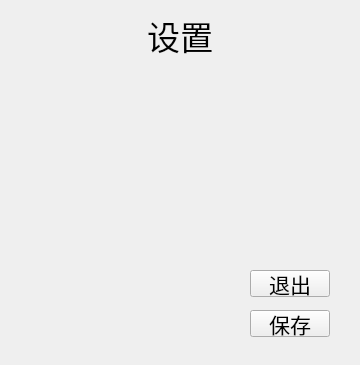
<?xml version="1.0" encoding="UTF-8"?>
<ui version="4.0">
 <class>SettingsScreen</class>
 <widget class="QWidget" name="SettingsScreen">
  <property name="geometry">
   <rect>
    <x>0</x>
    <y>0</y>
    <width>360</width>
    <height>365</height>
   </rect>
  </property>
  <property name="windowTitle">
   <string>Frame</string>
  </property>
  <widget class="QPushButton" name="retreatButton">
   <property name="geometry">
    <rect>
     <x>250</x>
     <y>270</y>
     <width>80</width>
     <height>27</height>
    </rect>
   </property>
   <property name="font">
    <font>
     <pointsize>16</pointsize>
    </font>
   </property>
   <property name="text">
    <string>退出</string>
   </property>
  </widget>
  <widget class="QPushButton" name="saveButton">
   <property name="geometry">
    <rect>
     <x>250</x>
     <y>310</y>
     <width>80</width>
     <height>27</height>
    </rect>
   </property>
   <property name="font">
    <font>
     <pointsize>16</pointsize>
    </font>
   </property>
   <property name="text">
    <string>保存</string>
   </property>
  </widget>
  <widget class="QLabel" name="label">
   <property name="geometry">
    <rect>
     <x>140</x>
     <y>10</y>
     <width>80</width>
     <height>50</height>
    </rect>
   </property>
   <property name="maximumSize">
    <size>
     <width>200</width>
     <height>50</height>
    </size>
   </property>
   <property name="font">
    <font>
     <pointsize>25</pointsize>
    </font>
   </property>
   <property name="text">
    <string>设置</string>
   </property>
   <property name="alignment">
    <set>Qt::AlignCenter</set>
   </property>
  </widget>
 </widget>
 <resources/>
 <connections/>
</ui>
